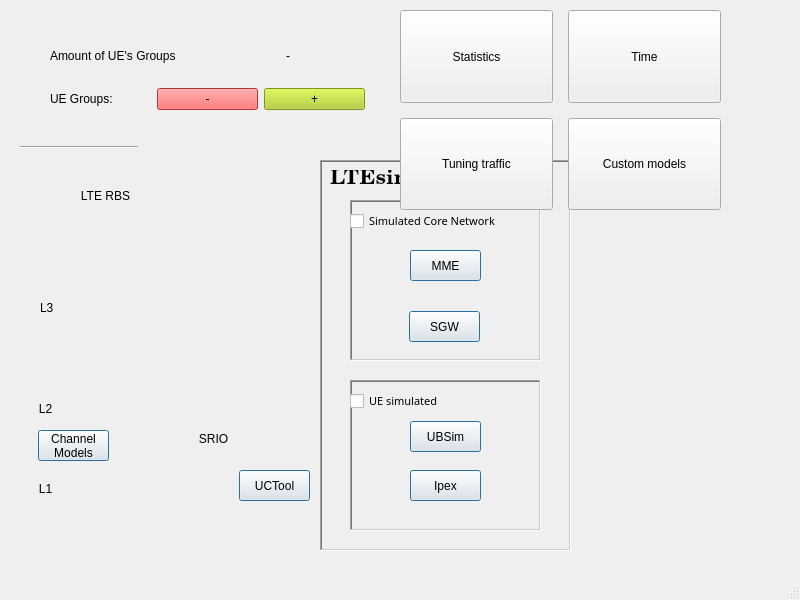
<?xml version="1.0" encoding="UTF-8"?>
<ui version="4.0">
 <class>TrafficMap</class>
 <widget class="QMainWindow" name="TrafficMap">
  <property name="geometry">
   <rect>
    <x>0</x>
    <y>0</y>
    <width>800</width>
    <height>600</height>
   </rect>
  </property>
  <property name="windowTitle">
   <string>MainWindow</string>
  </property>
  <widget class="QWidget" name="centralwidget">
   <widget class="QWidget" name="ueGroupWidget" native="true">
    <property name="geometry">
     <rect>
      <x>50</x>
      <y>30</y>
      <width>315</width>
      <height>80</height>
     </rect>
    </property>
    <layout class="QVBoxLayout" name="ueGroupsLayout">
     <item>
      <layout class="QHBoxLayout" name="horizontalLayout">
       <item>
        <widget class="QLabel" name="UeLabel">
         <property name="text">
          <string>Amount of UE's Groups</string>
         </property>
        </widget>
       </item>
       <item>
        <widget class="QLabel" name="numberOfUeLabel">
         <property name="sizePolicy">
          <sizepolicy hsizetype="Preferred" vsizetype="Preferred">
           <horstretch>0</horstretch>
           <verstretch>0</verstretch>
          </sizepolicy>
         </property>
         <property name="text">
          <string>-</string>
         </property>
         <property name="textFormat">
          <enum>Qt::RichText</enum>
         </property>
         <property name="scaledContents">
          <bool>false</bool>
         </property>
         <property name="alignment">
          <set>Qt::AlignCenter</set>
         </property>
        </widget>
       </item>
      </layout>
     </item>
     <item>
      <layout class="QHBoxLayout" name="horizontalLayout_2">
       <item>
        <widget class="QLabel" name="UeGroups">
         <property name="frameShape">
          <enum>QFrame::NoFrame</enum>
         </property>
         <property name="frameShadow">
          <enum>QFrame::Plain</enum>
         </property>
         <property name="text">
          <string>UE Groups: </string>
         </property>
        </widget>
       </item>
       <item>
        <widget class="QPushButton" name="removeUeButton">
         <property name="styleSheet">
          <string notr="true">border-color: #eee;
background-color: #ff4444;</string>
         </property>
         <property name="text">
          <string>-</string>
         </property>
        </widget>
       </item>
       <item>
        <widget class="QPushButton" name="addUeButton">
         <property name="styleSheet">
          <string notr="true">border-color: #eee;
background-color: #b2d025;</string>
         </property>
         <property name="text">
          <string>+</string>
         </property>
        </widget>
       </item>
      </layout>
     </item>
    </layout>
   </widget>
   <widget class="QWidget" name="rbsWidget" native="true">
    <property name="geometry">
     <rect>
      <x>20</x>
      <y>160</y>
      <width>551</width>
      <height>401</height>
     </rect>
    </property>
    <property name="minimumSize">
     <size>
      <width>551</width>
      <height>391</height>
     </size>
    </property>
    <property name="maximumSize">
     <size>
      <width>800</width>
      <height>600</height>
     </size>
    </property>
    <widget class="QFrame" name="frame">
     <property name="geometry">
      <rect>
       <x>300</x>
       <y>0</y>
       <width>251</width>
       <height>391</height>
      </rect>
     </property>
     <property name="frameShape">
      <enum>QFrame::WinPanel</enum>
     </property>
     <property name="frameShadow">
      <enum>QFrame::Sunken</enum>
     </property>
     <property name="lineWidth">
      <number>14</number>
     </property>
     <property name="midLineWidth">
      <number>0</number>
     </property>
     <widget class="QFrame" name="frame_Core_Network">
      <property name="enabled">
       <bool>true</bool>
      </property>
      <property name="geometry">
       <rect>
        <x>30</x>
        <y>40</y>
        <width>191</width>
        <height>161</height>
       </rect>
      </property>
      <property name="frameShape">
       <enum>QFrame::WinPanel</enum>
      </property>
      <property name="frameShadow">
       <enum>QFrame::Sunken</enum>
      </property>
      <widget class="QCheckBox" name="coreNetworkCheckbox">
       <property name="geometry">
        <rect>
         <x>0</x>
         <y>10</y>
         <width>191</width>
         <height>22</height>
        </rect>
       </property>
       <property name="font">
        <font>
         <family>Tibetan Machine Uni</family>
         <pointsize>8</pointsize>
         <underline>false</underline>
        </font>
       </property>
       <property name="text">
        <string>Simulated Core Network</string>
       </property>
      </widget>
      <widget class="QPushButton" name="mmeButton">
       <property name="geometry">
        <rect>
         <x>60</x>
         <y>50</y>
         <width>71</width>
         <height>31</height>
        </rect>
       </property>
       <property name="styleSheet">
        <string notr="true">border-color: rgb(0, 0, 0);</string>
       </property>
       <property name="text">
        <string>MME</string>
       </property>
       <property name="default">
        <bool>true</bool>
       </property>
       <property name="flat">
        <bool>false</bool>
       </property>
      </widget>
     </widget>
     <widget class="QLabel" name="lblLTEsim">
      <property name="geometry">
       <rect>
        <x>10</x>
        <y>10</y>
        <width>91</width>
        <height>17</height>
       </rect>
      </property>
      <property name="font">
       <font>
        <family>Century Schoolbook L</family>
        <pointsize>16</pointsize>
        <weight>75</weight>
        <bold>true</bold>
       </font>
      </property>
      <property name="text">
       <string>LTEsim</string>
      </property>
     </widget>
     <widget class="QFrame" name="frame_UE_simulated">
      <property name="enabled">
       <bool>true</bool>
      </property>
      <property name="geometry">
       <rect>
        <x>30</x>
        <y>220</y>
        <width>191</width>
        <height>151</height>
       </rect>
      </property>
      <property name="frameShape">
       <enum>QFrame::WinPanel</enum>
      </property>
      <property name="frameShadow">
       <enum>QFrame::Sunken</enum>
      </property>
      <widget class="QCheckBox" name="ueCheckbox">
       <property name="geometry">
        <rect>
         <x>0</x>
         <y>10</y>
         <width>191</width>
         <height>22</height>
        </rect>
       </property>
       <property name="font">
        <font>
         <family>Tibetan Machine Uni</family>
         <pointsize>8</pointsize>
         <underline>false</underline>
        </font>
       </property>
       <property name="text">
        <string>UE simulated</string>
       </property>
      </widget>
      <widget class="QLabel" name="label_48">
       <property name="geometry">
        <rect>
         <x>90</x>
         <y>70</y>
         <width>16</width>
         <height>21</height>
        </rect>
       </property>
       <property name="text">
        <string/>
       </property>
       <property name="pixmap">
        <pixmap resource="../../Resource.qrc">:/Images/MapItems/line.png</pixmap>
       </property>
       <property name="scaledContents">
        <bool>true</bool>
       </property>
      </widget>
      <widget class="QPushButton" name="ipexButton">
       <property name="geometry">
        <rect>
         <x>60</x>
         <y>90</y>
         <width>71</width>
         <height>31</height>
        </rect>
       </property>
       <property name="text">
        <string>Ipex</string>
       </property>
       <property name="default">
        <bool>true</bool>
       </property>
      </widget>
      <widget class="QPushButton" name="ubSimButton">
       <property name="geometry">
        <rect>
         <x>60</x>
         <y>41</y>
         <width>71</width>
         <height>31</height>
        </rect>
       </property>
       <property name="text">
        <string>UBSim</string>
       </property>
       <property name="default">
        <bool>true</bool>
       </property>
      </widget>
     </widget>
    </widget>
    <widget class="QLabel" name="rbs">
     <property name="geometry">
      <rect>
       <x>0</x>
       <y>40</y>
       <width>161</width>
       <height>331</height>
      </rect>
     </property>
     <property name="text">
      <string/>
     </property>
     <property name="pixmap">
      <pixmap resource="../../Resource.qrc">:/Images/MapItems/RBS.png</pixmap>
     </property>
     <property name="scaledContents">
      <bool>true</bool>
     </property>
    </widget>
    <widget class="QLabel" name="rbsLabel">
     <property name="geometry">
      <rect>
       <x>40</x>
       <y>20</y>
       <width>91</width>
       <height>31</height>
      </rect>
     </property>
     <property name="text">
      <string>LTE RBS</string>
     </property>
     <property name="alignment">
      <set>Qt::AlignCenter</set>
     </property>
    </widget>
    <widget class="QLabel" name="L3Label">
     <property name="geometry">
      <rect>
       <x>20</x>
       <y>140</y>
       <width>21</width>
       <height>16</height>
      </rect>
     </property>
     <property name="text">
      <string>L3</string>
     </property>
    </widget>
    <widget class="QLabel" name="L2Label">
     <property name="geometry">
      <rect>
       <x>10</x>
       <y>240</y>
       <width>31</width>
       <height>17</height>
      </rect>
     </property>
     <property name="text">
      <string>L2</string>
     </property>
     <property name="alignment">
      <set>Qt::AlignCenter</set>
     </property>
    </widget>
    <widget class="QLabel" name="L1Label">
     <property name="geometry">
      <rect>
       <x>10</x>
       <y>320</y>
       <width>31</width>
       <height>17</height>
      </rect>
     </property>
     <property name="text">
      <string>L1</string>
     </property>
     <property name="alignment">
      <set>Qt::AlignCenter</set>
     </property>
    </widget>
    <widget class="QLabel" name="curvedLine">
     <property name="geometry">
      <rect>
       <x>130</x>
       <y>260</y>
       <width>91</width>
       <height>81</height>
      </rect>
     </property>
     <property name="text">
      <string/>
     </property>
     <property name="pixmap">
      <pixmap resource="../../Resource.qrc">:/Images/MapItems/srio.png</pixmap>
     </property>
     <property name="scaledContents">
      <bool>false</bool>
     </property>
    </widget>
    <widget class="QLabel" name="srioLabel">
     <property name="geometry">
      <rect>
       <x>160</x>
       <y>270</y>
       <width>67</width>
       <height>17</height>
      </rect>
     </property>
     <property name="text">
      <string>SRIO</string>
     </property>
     <property name="alignment">
      <set>Qt::AlignCenter</set>
     </property>
    </widget>
    <widget class="QLabel" name="label_44">
     <property name="geometry">
      <rect>
       <x>130</x>
       <y>150</y>
       <width>261</width>
       <height>31</height>
      </rect>
     </property>
     <property name="text">
      <string/>
     </property>
     <property name="pixmap">
      <pixmap resource="../../Resource.qrc">:/Images/MapItems/line_vertical_long.png</pixmap>
     </property>
     <property name="scaledContents">
      <bool>true</bool>
     </property>
    </widget>
    <widget class="QLabel" name="label_45">
     <property name="geometry">
      <rect>
       <x>130</x>
       <y>110</y>
       <width>271</width>
       <height>51</height>
      </rect>
     </property>
     <property name="text">
      <string/>
     </property>
     <property name="pixmap">
      <pixmap resource="../../Resource.qrc">:/Images/MapItems/slanted_line.png</pixmap>
     </property>
     <property name="scaledContents">
      <bool>true</bool>
     </property>
    </widget>
    <widget class="QLabel" name="label_47">
     <property name="geometry">
      <rect>
       <x>290</x>
       <y>310</y>
       <width>101</width>
       <height>31</height>
      </rect>
     </property>
     <property name="text">
      <string/>
     </property>
     <property name="pixmap">
      <pixmap resource="../../Resource.qrc">:/Images/MapItems/line_vertical_long.png</pixmap>
     </property>
     <property name="scaledContents">
      <bool>true</bool>
     </property>
    </widget>
    <widget class="QPushButton" name="sgwButton">
     <property name="geometry">
      <rect>
       <x>389</x>
       <y>151</y>
       <width>71</width>
       <height>31</height>
      </rect>
     </property>
     <property name="text">
      <string>SGW</string>
     </property>
     <property name="default">
      <bool>true</bool>
     </property>
    </widget>
    <widget class="QPushButton" name="ucToolButton">
     <property name="geometry">
      <rect>
       <x>219</x>
       <y>310</y>
       <width>71</width>
       <height>31</height>
      </rect>
     </property>
     <property name="text">
      <string>UCTool</string>
     </property>
     <property name="default">
      <bool>true</bool>
     </property>
    </widget>
    <widget class="QPushButton" name="channelModelsButton">
     <property name="geometry">
      <rect>
       <x>18</x>
       <y>270</y>
       <width>71</width>
       <height>31</height>
      </rect>
     </property>
     <property name="text">
      <string>Channel 
Models</string>
     </property>
     <property name="default">
      <bool>true</bool>
     </property>
    </widget>
   </widget>
   <widget class="Line" name="line">
    <property name="geometry">
     <rect>
      <x>20</x>
      <y>140</y>
      <width>118</width>
      <height>15</height>
     </rect>
    </property>
    <property name="sizePolicy">
     <sizepolicy hsizetype="MinimumExpanding" vsizetype="MinimumExpanding">
      <horstretch>0</horstretch>
      <verstretch>0</verstretch>
     </sizepolicy>
    </property>
    <property name="orientation">
     <enum>Qt::Horizontal</enum>
    </property>
   </widget>
   <widget class="QWidget" name="trafficParamsWidget" native="true">
    <property name="geometry">
     <rect>
      <x>400</x>
      <y>10</y>
      <width>321</width>
      <height>200</height>
     </rect>
    </property>
    <property name="sizePolicy">
     <sizepolicy hsizetype="Preferred" vsizetype="Fixed">
      <horstretch>0</horstretch>
      <verstretch>0</verstretch>
     </sizepolicy>
    </property>
    <property name="minimumSize">
     <size>
      <width>0</width>
      <height>150</height>
     </size>
    </property>
    <property name="maximumSize">
     <size>
      <width>16777215</width>
      <height>300</height>
     </size>
    </property>
    <layout class="QGridLayout" name="gridLayout_2">
     <property name="spacing">
      <number>15</number>
     </property>
     <item row="0" column="0">
      <widget class="QPushButton" name="statisticsButton">
       <property name="sizePolicy">
        <sizepolicy hsizetype="MinimumExpanding" vsizetype="MinimumExpanding">
         <horstretch>0</horstretch>
         <verstretch>0</verstretch>
        </sizepolicy>
       </property>
       <property name="text">
        <string>Statistics</string>
       </property>
      </widget>
     </item>
     <item row="0" column="1">
      <widget class="QPushButton" name="timeButton">
       <property name="sizePolicy">
        <sizepolicy hsizetype="MinimumExpanding" vsizetype="MinimumExpanding">
         <horstretch>0</horstretch>
         <verstretch>0</verstretch>
        </sizepolicy>
       </property>
       <property name="text">
        <string>Time</string>
       </property>
      </widget>
     </item>
     <item row="1" column="0">
      <widget class="QPushButton" name="tunningTrafficButton">
       <property name="sizePolicy">
        <sizepolicy hsizetype="MinimumExpanding" vsizetype="MinimumExpanding">
         <horstretch>0</horstretch>
         <verstretch>0</verstretch>
        </sizepolicy>
       </property>
       <property name="text">
        <string>Tuning traffic</string>
       </property>
      </widget>
     </item>
     <item row="1" column="1">
      <widget class="QPushButton" name="pushButton">
       <property name="sizePolicy">
        <sizepolicy hsizetype="MinimumExpanding" vsizetype="MinimumExpanding">
         <horstretch>0</horstretch>
         <verstretch>0</verstretch>
        </sizepolicy>
       </property>
       <property name="text">
        <string>Custom models</string>
       </property>
      </widget>
     </item>
    </layout>
   </widget>
  </widget>
  <widget class="QMenuBar" name="menubar">
   <property name="geometry">
    <rect>
     <x>0</x>
     <y>0</y>
     <width>800</width>
     <height>19</height>
    </rect>
   </property>
  </widget>
  <widget class="QStatusBar" name="statusbar"/>
 </widget>
 <resources>
  <include location="../../Resource.qrc"/>
  <include location="../../Resource.qrc"/>
 </resources>
 <connections/>
</ui>
